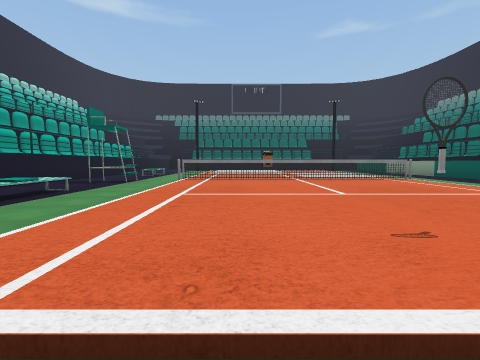
View 1 (above)

15 first-person views from a walk through a Unity game level. The camera is 1.3 m above the floor, tilts 4° down and sees 85° across. The floor is counted in squares, 2.65 m on a side. Each view is taken from the middle of a square. On the plan, view 1 faces up. The plan holds only what a view shows up to about 9 squares ahead; the rest is blank. The place goes on beyond the plan. The player character is not drawn. Some animated figures are left out. Some surface patterns are stand-ins.

View 2
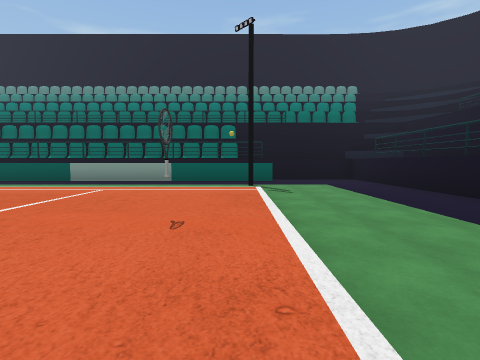

View 3
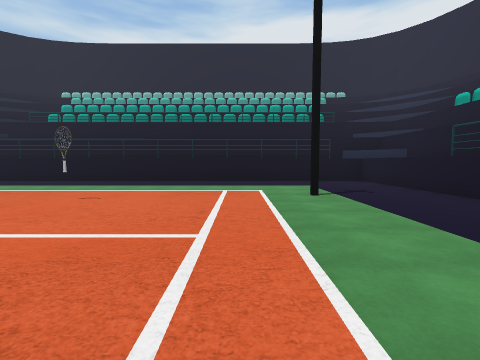

View 4
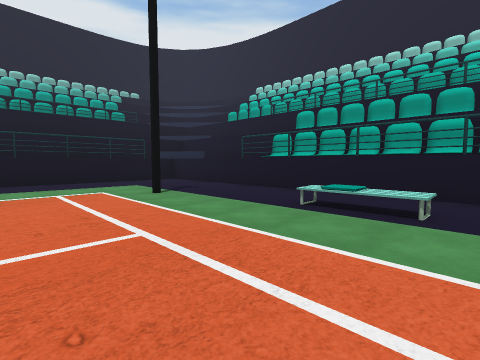

View 5
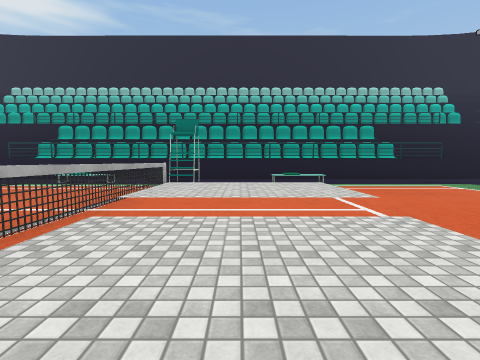

View 6
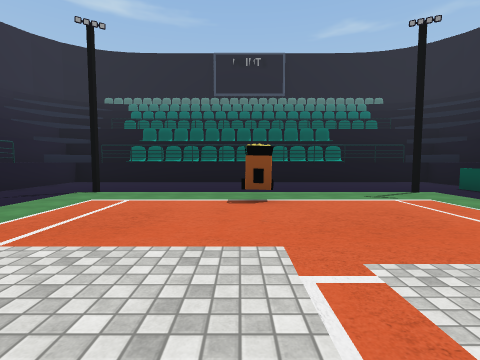

View 7
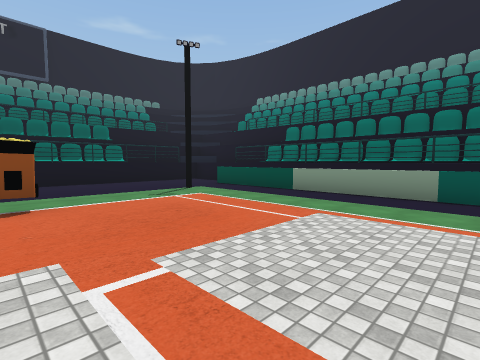

View 8
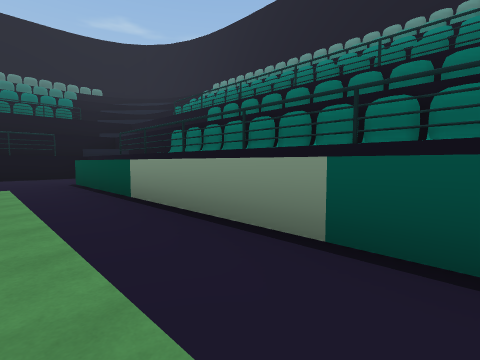

View 9
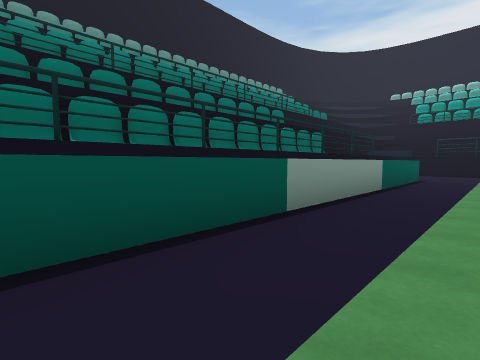

View 10
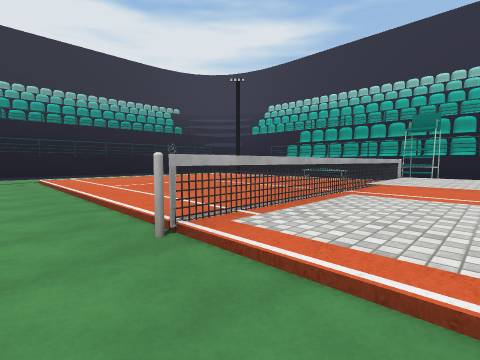

View 11
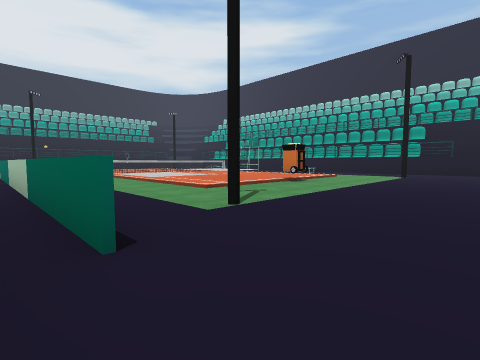

View 12
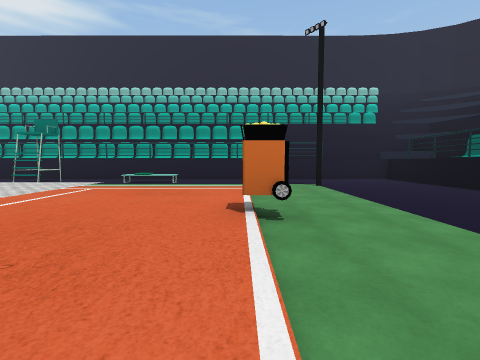

View 13
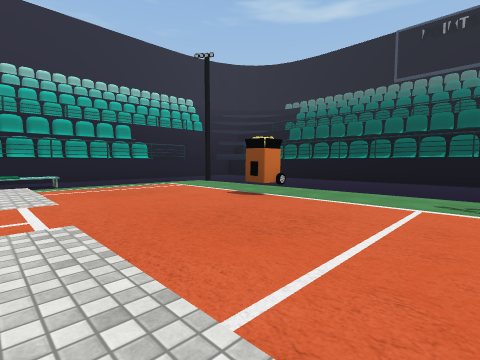

View 14
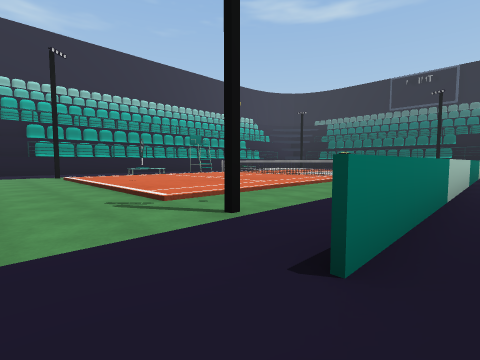

View 15
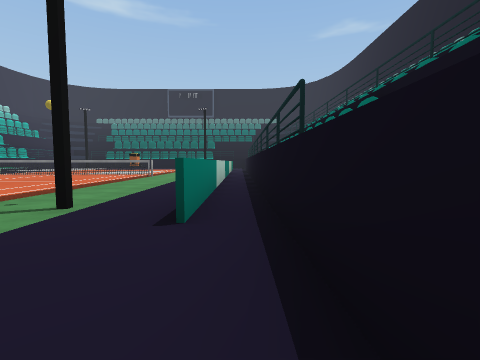

### Floor plan
Key: @ floor where view 1 was taken; # wall or solid block; x gap in a wall; . main floor; : floor 0.25 m higher than the main floor; + floor 0.5 m higher than the main floor; / step, stairs or slope; = window, fence, low wall or low ledge; ^ raised ledge; T thing the floor can be seen under or through; O other object.
Columns run from 5 left of view 1 to 8 right of it. Each row starts with its distance up from view 1.
 17 ##############
 16 #............#
 15 #............#
 14 #..#.......=.#
 13 #..........=.#
 12 #...//O///.=.#
 11 #...:::::/.=.#
 10 #.^.:::::/.=.#
  9 #.^./++::/.=.#
  8 #.../++::/.=.#
  7 #.../++::/.=.#
  6 #.#.TTTTTT.=.#
  5 #...:::::/.=.#
  4 #.^.:::::/.=.#
  3 #.=.:::::/.=.#
  2 #...::O::/.=.#
  1 #..#::::://=.#
  0 #....@.....=x#
 -1 #............#
 -2 #............#
 -3 ##############

Positions as (right, up) in squares from view 1, and headings:
1: (0, 0), facing up
2: (-1, 1), facing right
3: (-1, 5), facing down
4: (0, 5), facing down-left
5: (4, 8), facing left
6: (1, 8), facing up
7: (1, 8), facing up-right
8: (5, 8), facing up-right
9: (5, 8), facing down-right
10: (5, 8), facing down-left
11: (7, 16), facing down-left
12: (4, 12), facing left
13: (4, 9), facing up-left
14: (7, -1), facing up-left
15: (7, -2), facing up
